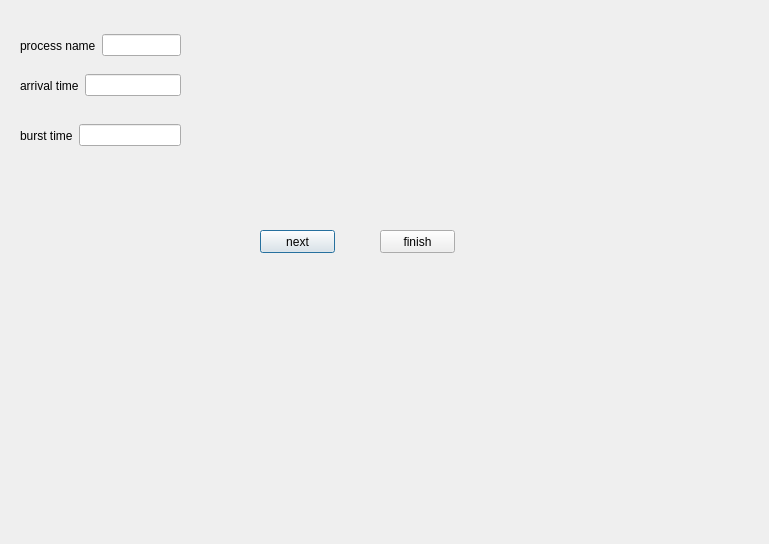
<?xml version="1.0" encoding="UTF-8"?>
<ui version="4.0">
 <class>SJF_non</class>
 <widget class="QDialog" name="SJF_non">
  <property name="geometry">
   <rect>
    <x>0</x>
    <y>0</y>
    <width>769</width>
    <height>544</height>
   </rect>
  </property>
  <property name="windowTitle">
   <string>Dialog</string>
  </property>
  <widget class="QPushButton" name="PB_next">
   <property name="geometry">
    <rect>
     <x>260</x>
     <y>230</y>
     <width>75</width>
     <height>23</height>
    </rect>
   </property>
   <property name="text">
    <string>next</string>
   </property>
  </widget>
  <widget class="QWidget" name="layoutWidget">
   <property name="geometry">
    <rect>
     <x>20</x>
     <y>70</y>
     <width>161</width>
     <height>31</height>
    </rect>
   </property>
   <layout class="QHBoxLayout" name="horizontalLayout_4">
    <item>
     <widget class="QLabel" name="label_4">
      <property name="text">
       <string>arrival time</string>
      </property>
     </widget>
    </item>
    <item>
     <widget class="QLineEdit" name="lineEdit_arrival_3"/>
    </item>
   </layout>
  </widget>
  <widget class="QWidget" name="layoutWidget_2">
   <property name="geometry">
    <rect>
     <x>20</x>
     <y>110</y>
     <width>161</width>
     <height>51</height>
    </rect>
   </property>
   <layout class="QHBoxLayout" name="horizontalLayout_5">
    <item>
     <widget class="QLabel" name="label_5">
      <property name="text">
       <string>burst time</string>
      </property>
     </widget>
    </item>
    <item>
     <widget class="QLineEdit" name="lineEdit_burst_3"/>
    </item>
   </layout>
  </widget>
  <widget class="QWidget" name="layoutWidget_3">
   <property name="geometry">
    <rect>
     <x>20</x>
     <y>30</y>
     <width>161</width>
     <height>31</height>
    </rect>
   </property>
   <layout class="QHBoxLayout" name="horizontalLayout_6">
    <item>
     <widget class="QLabel" name="label_6">
      <property name="text">
       <string>process name</string>
      </property>
     </widget>
    </item>
    <item>
     <widget class="QLineEdit" name="lineEdit_name_3"/>
    </item>
   </layout>
  </widget>
  <widget class="QPushButton" name="PB_finish">
   <property name="geometry">
    <rect>
     <x>380</x>
     <y>230</y>
     <width>75</width>
     <height>23</height>
    </rect>
   </property>
   <property name="text">
    <string>finish</string>
   </property>
  </widget>
 </widget>
 <tabstops>
  <tabstop>PB_next</tabstop>
  <tabstop>PB_finish</tabstop>
  <tabstop>lineEdit_name_3</tabstop>
  <tabstop>lineEdit_arrival_3</tabstop>
  <tabstop>lineEdit_burst_3</tabstop>
 </tabstops>
 <resources/>
 <connections/>
</ui>
